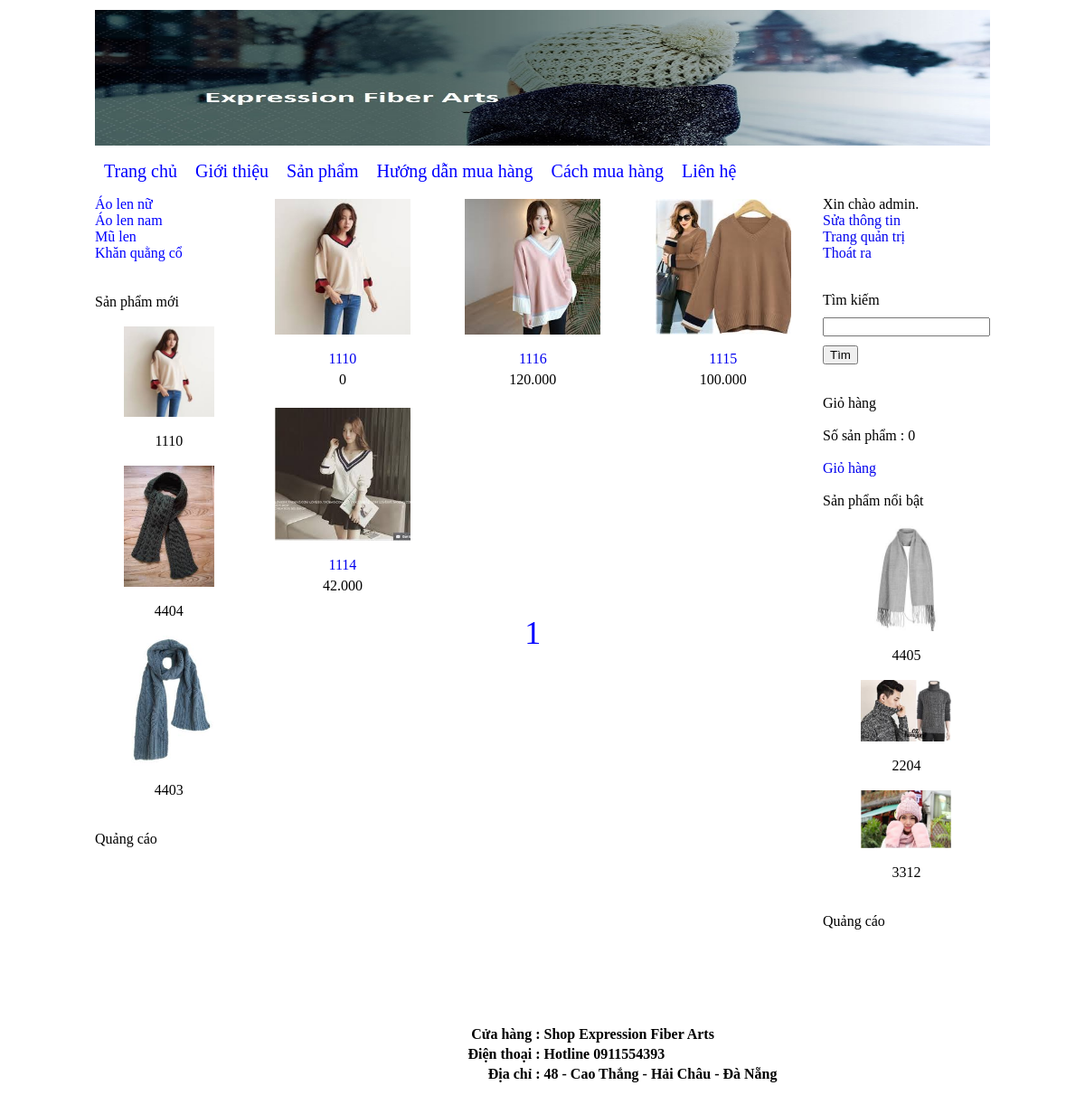
The app's page /index.php?thamso=xuat_san_pham&id=1 (signed in) with its own data.
### tables this page shows
CREATE TABLE `banner` (
  `id` int(11) NOT NULL,
  `hinh` varchar(256) NOT NULL,
  `rong` varchar(256) NOT NULL,
  `cao` varchar(256) NOT NULL
);

CREATE TABLE `menu_ngang` (
  `id` int(11) NOT NULL,
  `ten` varchar(256) NOT NULL,
  `noi_dung` mediumtext NOT NULL,
  `loai_menu` varchar(256) NOT NULL
);

CREATE TABLE `menu_doc` (
  `id` int(11) NOT NULL,
  `ten` varchar(256) NOT NULL
);

CREATE TABLE `san_pham` (
  `id` int(11) NOT NULL,
  `ten` varchar(256) NOT NULL,
  `gia` int(255) NOT NULL,
  `hinh_anh` varchar(256) NOT NULL,
  `noi_dung` mediumtext NOT NULL,
  `thuoc_menu` int(255) NOT NULL,
  `noi_bat` varchar(256) NOT NULL,
  `trang_chu` varchar(256) NOT NULL,
  `sap_xep_trang_chu` int(255) NOT NULL
);

CREATE TABLE `members` (
  `id` int(11) NOT NULL,
  `username` varchar(128) NOT NULL,
  `password` varchar(32) NOT NULL,
  `email` varchar(255) NOT NULL,
  `URLS` varchar(255) NOT NULL,
  `Name` varchar(255) NOT NULL,
  `Birthday` varchar(255) NOT NULL,
  `admin` int(1) NOT NULL DEFAULT '0',
  `dienthoai` varchar(12) NOT NULL
);

CREATE TABLE `footer` (
  `id` int(11) NOT NULL,
  `html` mediumtext NOT NULL
);

### chuc_nang/san_pham/xuat.php (the view)
<?php
	$id=$_GET['id'];
	$so_du_lieu=15;
	$tv="select count(*) from san_pham where thuoc_menu='$id';";
	$tv_1=mysqli_query($connect,$tv);
	$tv_2=mysqli_fetch_array($tv_1);
	$so_trang=ceil($tv_2[0]/$so_du_lieu);
	if(!isset($_GET['trang'])){$vtbd=0;}else{$vtbd=($_GET['trang']-1)*$so_du_lieu;}
	$tv="select id,ten,gia,hinh_anh,thuoc_menu from san_pham where thuoc_menu='$id' order by id desc limit $vtbd,$so_du_lieu";
	$tv_1=mysqli_query($connect,$tv);
	echo "<table>";
	while($tv_2=mysqli_fetch_array($tv_1))
	{
		echo "<tr>";
			for($i=1;$i<=3;$i++)
			{
				echo "<td align='center' width='215px' valign='top' >";
					if($tv_2!=false)
					{
						$link_anh="hinh_anh/san_pham/".$tv_2['hinh_anh'];
						$link_chi_tiet="?thamso=chi_tiet_san_pham&id=".$tv_2['id'];
						$gia=$tv_2['gia'];
						$gia=number_format($gia,0,",",".");
						echo "<a href='$link_chi_tiet' >";
							echo "<img src='$link_anh' width='150px' >";
						echo "</a>";
						echo "<br>";
						echo "<br>";
						echo "<a href='$link_chi_tiet' >";
							echo $tv_2['ten'];
						echo "</a>";
						echo "<div style='margin-top:5px' >";
						echo $gia;
						echo "</div>";
						echo "<br>";
					}
					else
					{
						echo "&nbsp;";
					}
				echo "</td>";
				if($i!=3)
				{
					$tv_2=mysqli_fetch_array($tv_1);
				}
			}
		echo "</tr>";
	}
	echo "<tr>";
		echo "<td colspan='3' align='center' >";
			echo "<div class='phan_trang' >";
				for($i=1;$i<=$so_trang;$i++)
				{
					$link="?thamso=xuat_san_pham&id=".$_GET['id']."&trang=".$i;
					echo "<a href='$link' >";
						echo $i;echo " ";
					echo "</a>";
				}
			echo "</div>";
		echo "</td>";
	echo "</tr>";
	echo "</table>";
?>

### chuc_nang/banner/banner.php
<?php
	$tv="select * from banner limit 0,1";
	$tv_1=mysqli_query($connect,$tv);
	$tv_2=mysqli_fetch_array($tv_1);
	$link_hinh="hinh_anh/banner/".$tv_2['hinh'];
	echo "<img src='".$link_hinh."' width='".$tv_2['rong']."' height='".$tv_2['cao']."' >";
?>

### chuc_nang/menu_ngang/menu_ngang.php
<?php
	$tv="select id,ten,loai_menu from menu_ngang order by id";
	$tv_1=mysqli_query($connect,$tv);
	echo "<div class='menu_ngang' >";
	echo "<a href='index.php'>Trang chủ</a>";
	while($tv_2=mysqli_fetch_array($tv_1))
	{
		if($tv_2['loai_menu']==""){$link_menu="?thamso=xuat_mot_tin&id=".$tv_2['id'];}
		if($tv_2['loai_menu']=="san_pham"){$link_menu="?thamso=xuat_san_pham_2";}
		echo "<a href='$link_menu'>";
			echo $tv_2['ten'];
		echo "</a>";
	}
	echo "</div>";
?>

### chuc_nang/menu_doc/menu_doc.php
<?php
	$tv="select * from menu_doc order by id";
	$tv_1=mysqli_query($connect,$tv);
	echo "<div class='menu_doc' >";
	while($tv_2=mysqli_fetch_array($tv_1))
	{
		$link="?thamso=xuat_san_pham&id=".$tv_2['id'];
		echo "<a href='$link'>";
			echo $tv_2['ten'];
		echo "</a>";
	}
	echo "</div>";
?>

### chuc_nang/san_pham/moi.php
<br><br>
Sản phẩm mới <br><br>
<center>
	<?php
		$tv="select id,ten,hinh_anh from san_pham order by id desc limit 0,3";
		$tv_1=mysqli_query($connect,$tv);
		while($tv_2=mysqli_fetch_array($tv_1))
		{
			$link_anh="hinh_anh/san_pham/".$tv_2['hinh_anh'];
			$link_chi_tiet="?thamso=chi_tiet_san_pham&id=".$tv_2['id'];
			echo "<a href='$link_chi_tiet' >";
				echo "<img src='$link_anh' width='100px' >";
			echo "</a>";
			echo "<br><br>";
			echo $tv_2['ten'];
			echo "<br>";
			echo "<br>";
		}
	?>
</center>

### chuc_nang/dang_nhap/nhapxuat.php (shortened to what this page needs)
<!DOCTYPE html PUBLIC "-//W3C//DTD XHTML 1.0 Transitional//EN" "http://www.w3.org/TR/xhtml1/DTD/xhtml1-transitional.dtd">
<html xmlns="http://www.w3.org/1999/xhtml">
<head>
</head>
<body>
<?php
require_once("ket_noi.php");
if ( !isset($_SESSION['user_id']) )
{
	echo "<a href='?thamso=dang_nhap'>Đăng nhập</a>";
	echo "<br>";
	echo "<a href='?thamso=dang_ky'>Đăng ký</a>";
	echo "<br>";
}
else
{
	 if (isset($_SESSION['user_id']))
                        {
							$user_id = intval($_SESSION['user_id']);
	$sql_query = @mysqli_query($connect,"SELECT * FROM members WHERE id='{$user_id}'");
	$member = @mysqli_fetch_array($sql_query );
	echo "Xin chào {$member['username']}.";
	echo "<br><a href='?thamso=suathongtin_dn'>Sửa thông tin</a>";
	if ($member['admin']=="1")
	{
		echo "<br><a href='quan_tri/index.php'>Trang quản trị</a>";
	}
	echo "<br><a href='?thamso=thoat'>Thoát ra</a>";
						}
						else
						{
	$_SESSION['user_id'] = "undefine";
                        }
}
echo "<br>";
echo "<br>";
?>
</body>
</html>

### chuc_nang/san_pham/noi_bat.php
<br><br>
Sản phẩm nổi bật <br><br>
<center>
	<?php
		$tv="select id,ten,hinh_anh from san_pham where noi_bat='co' order by id desc limit 0,3";
		$tv_1=mysqli_query($connect,$tv);
		while($tv_2=mysqli_fetch_array($tv_1))
		{
			$link_anh="hinh_anh/san_pham/".$tv_2['hinh_anh'];
			$link_chi_tiet="?thamso=chi_tiet_san_pham&id=".$tv_2['id'];
			echo "<a href='$link_chi_tiet' >";
				echo "<img src='$link_anh' width='100px' >";
			echo "</a>";
			echo "<br><br>";
			echo $tv_2['ten'];
			echo "<br>";
			echo "<br>";
		}
	?>
</center>

### chuc_nang/footer/footer.php
<?php
	$tv="select * from footer limit 0,1";
	$tv_1=mysqli_query($connect,$tv);
	$tv_2=mysqli_fetch_array($tv_1);
	echo $tv_2['html'];
?>

### giao_dien/giao_dien.css (style rules this page uses)
a { text-decoration: none; }
div.menu_ngang a { color:blue; margin-left: 10px; margin-right: 10px; text-decoration: none; font-size:20px; }
div.menu_doc a { color:blue; text-decoration: none; display:block; }
div.phan_trang a { font-size:36px; margin-left:5px; margin-right:5px; text-decoration: none; color:blue; }

### records on screen
banner: hinh (picture)
menu_ngang: ten "Giới thiệu"
menu_ngang: ten "Sản phẩm"
menu_ngang: ten "Hướng dẫn mua hàng"
menu_ngang: ten "Cách mua hàng"
menu_ngang: ten "Liên hệ"
menu_doc: ten "Áo len nữ"
menu_doc: ten "Áo len nam"
menu_doc: ten "Mũ len"
menu_doc: ten "Khăn quằng cổ"
san_pham: hinh_anh (picture), ten "1110", gia "0"
san_pham: hinh_anh (picture), ten "4404"
san_pham: hinh_anh (picture), ten "4403"
san_pham: hinh_anh (picture), ten "1116", gia "120.000"
san_pham: hinh_anh (picture), ten "1115", gia "100.000"
san_pham: hinh_anh (picture), ten "1114", gia "42.000"
members: username "admin"
san_pham: hinh_anh (picture), ten "4405"
san_pham: hinh_anh (picture), ten "2204"
san_pham: hinh_anh (picture), ten "3312"
footer: html "Cửa hàng : Shop Expression Fiber Arts Điện thoại : Hotline 0911554393 Địa chỉ : 48 - Cao Thắng - Hải Châu - Đà Nẵng"

### other values on screen
$so_luong "0"
